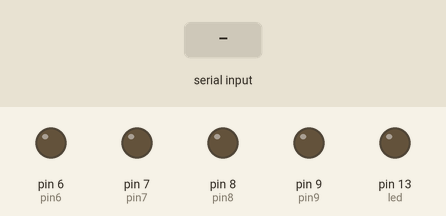
Bench run of a sketch on a simulated Arduino Uno, built with avr-gcc and run on an emulated ATmega328P. On the bench: output pins drawn as LEDs (lit = HIGH). The inputs (shaded band) are chosen by the test bench.

Above: at 1.2 s.
1.3 s: "L" received over Serial
At 2.5 s:
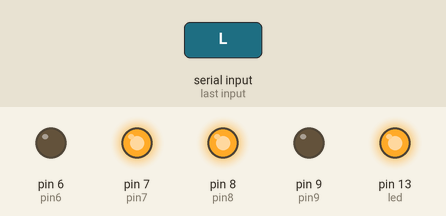
2.8 s: "R" received over Serial
At 3.9 s:
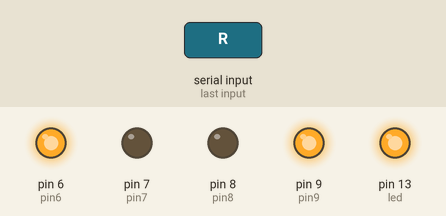
4.3 s: "F" received over Serial
At 5.0 s:
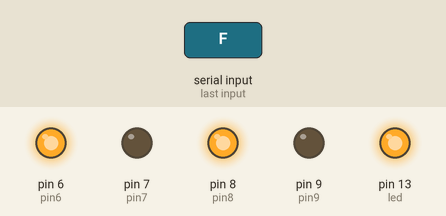
5.8 s: "B" received over Serial
At 6.1 s:
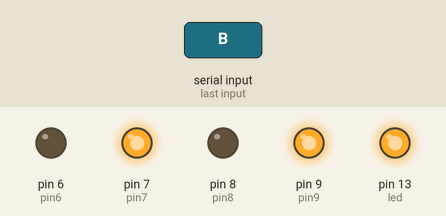
7.3 s: "S" received over Serial
At 8.5 s:
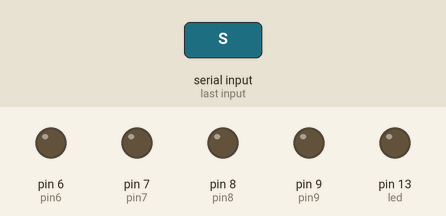
Timing chart, 0 to 9.8 s (numbered marks = the images above; inputs shaded):
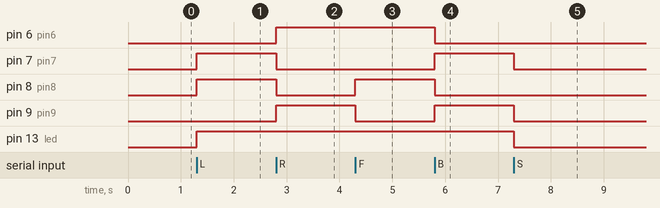

The sketch:

carCode.ino
```cpp
int led = 13;
int pin6=6;//B2
int pin7=7;//B1
int pin8=8;//A2
int pin9=9;//A1

char BluetoothData;

void setup() {
pinMode(led,OUTPUT);
pinMode(pin6,OUTPUT);
pinMode(pin7,OUTPUT);
pinMode(pin8,OUTPUT);
pinMode(pin9,OUTPUT);
Serial.begin(9600);
}


void loop() {


if (Serial.available()){

BluetoothData=Serial.read();


if(BluetoothData=='L'){

digitalWrite(led,HIGH);
digitalWrite(pin6,LOW);
digitalWrite(pin7,HIGH);
digitalWrite(pin8,HIGH);
digitalWrite(pin9,LOW);
}

if (BluetoothData=='R'){
digitalWrite(led,HIGH);
digitalWrite(pin6,HIGH);
digitalWrite(pin7,LOW);
digitalWrite(pin8,LOW);
digitalWrite(pin9,HIGH);


}
if(BluetoothData=='F')
{
digitalWrite(led,HIGH);
digitalWrite(pin6,HIGH);
digitalWrite(pin7,LOW);
digitalWrite(pin8,HIGH);
digitalWrite(pin9,LOW);
}
if(BluetoothData=='B')
{
digitalWrite(led,HIGH);
digitalWrite(pin6,LOW);
digitalWrite(pin7,HIGH);
digitalWrite(pin8,LOW);
digitalWrite(pin9,HIGH);
}
if(BluetoothData=='S')
{
digitalWrite(led,LOW);
digitalWrite(pin6,LOW);
digitalWrite(pin7,LOW);
digitalWrite(pin8,LOW);
digitalWrite(pin9,LOW);
}

}


}
```

Measured:
- after the input at 1.3 s, pin 7 (pin7), pin 8 (pin8), pin 13 (led): LOW → HIGH at once
- after the input at 2.8 s, pin 6 (pin6), pin 9 (pin9): LOW → HIGH at once; pin 7 (pin7), pin 8 (pin8): HIGH → LOW at once
- after the input at 4.3 s, pin 8 (pin8): LOW → HIGH at once; pin 9 (pin9): HIGH → LOW at once
- after the input at 5.8 s, pin 6 (pin6), pin 8 (pin8): HIGH → LOW at once; pin 7 (pin7), pin 9 (pin9): LOW → HIGH at once
- after the input at 7.3 s, pin 7 (pin7), pin 9 (pin9), pin 13 (led): HIGH → LOW at once
